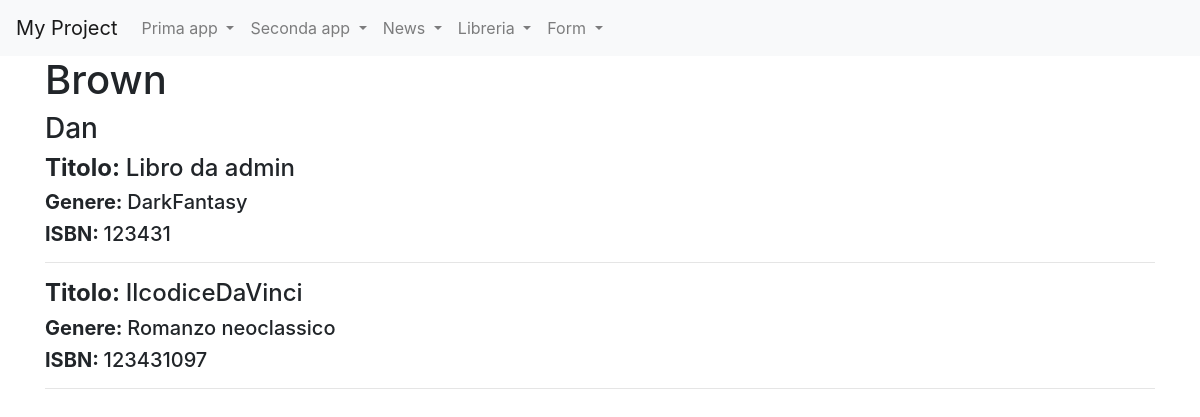
/libreria/autore/1, run on the app's committed database.
### libreria/models.py (models this page shows, shortened)
class Autore_ma (models.Model):
    nome= models.CharField(max_length=20)
    cognome= models.CharField(max_length=20)
    class Meta:
        verbose_name="Autore"
        verbose_name_plural="Autori"

class Libro_ma (models.Model):
    titolo = models.CharField(max_length=20)
    ISBN = models.CharField(max_length=20)
    autore = models.ForeignKey(Autore_ma, on_delete=models.CASCADE, related_name="libri")
    genere = models.ManyToManyField(Genere_ma)
    class Meta:
        verbose_name="Libro"
        verbose_name_plural="Libri"

class Genere_ma(models.Model):
    genere= models.CharField(max_length=20)
    def __str__(self):
        return self.genere
    class Meta:
        verbose_name="Genere"
        verbose_name_plural="Generi"

### libreria/views.py (the view)
# urls.py: path("autore/<int:pk>", AutoreDetailViewCB.as_view(), name="autore_detail"),
class AutoreDetailViewCB(DetailView):
    model=Autore_ma
    template_name="autore_detail.html"

### libreria/templates/autore_detail.html (shortened to what this page needs)
{% extends 'base.html'%}
{% block content %}
    <h1>{{ autore_ma.cognome }}</h1>
    <h3>{{ autore_ma.nome }}</h3>
    {% for libro in  autore_ma.libri.all %}
        <h4><strong>Titolo: </strong>{{ libro.titolo }}</h4>
        <h5><strong>Genere: </strong>{% for genere in libro.genere.all %}{{ genere }} {% endfor %}</h5>
        <h5><strong>ISBN: </strong>{{ libro.ISBN }}</h5>
        <hr>
    {% endfor %}
{% endblock content %}

### data on the page
Autore_ma: cognome "Brown", nome "Dan"
Libro_ma: titolo "Libro da admin", ISBN "123431"
Genere_ma: genere "DarkFantasy"
Libro_ma: titolo "IlcodiceDaVinci", ISBN "123431097"
Genere_ma: genere "Romanzo"
Genere_ma: genere "neoclassico"
